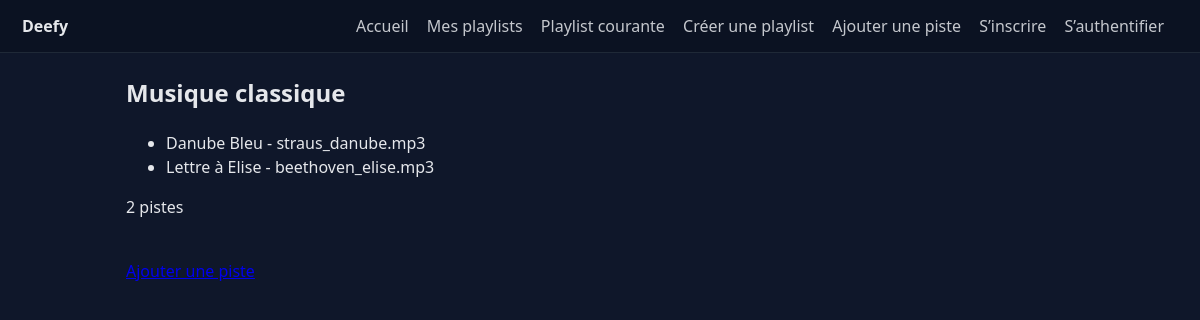
The page /?action=display-playlist&id=2 (signed in) on the database its author committed.
### tables this page shows
CREATE TABLE `playlist` (
  `id` int(11) NOT NULL AUTO_INCREMENT,
  `nom` varchar(100) NOT NULL,
  PRIMARY KEY (`id`)
);

CREATE TABLE `playlist2track` (
  `id_pl` int(11) NOT NULL,
  `id_track` int(11) NOT NULL,
  `no_piste_dans_liste` int(3) NOT NULL,
  PRIMARY KEY (`id_pl`,`id_track`),
  KEY `id_track` (`id_track`),
  CONSTRAINT `playlist2track_ibfk_1` FOREIGN KEY (`id_pl`) REFERENCES `playlist` (`id`),
  CONSTRAINT `playlist2track_ibfk_2` FOREIGN KEY (`id_track`) REFERENCES `track` (`id`)
);

CREATE TABLE `track` (
  `id` int(11) NOT NULL AUTO_INCREMENT,
  `titre` varchar(100) NOT NULL,
  `genre` varchar(30) DEFAULT NULL,
  `duree` int(3) DEFAULT NULL,
  `filename` varchar(100) DEFAULT NULL,
  `type` varchar(30) DEFAULT NULL,
  `artiste_album` varchar(30) DEFAULT NULL,
  `titre_album` varchar(30) DEFAULT NULL,
  `annee_album` int(4) DEFAULT NULL,
  `numero_album` int(11) DEFAULT NULL,
  `auteur_podcast` varchar(100) DEFAULT NULL,
  `date_posdcast` date DEFAULT NULL,
  PRIMARY KEY (`id`)
);

### index.php (called while the page is built, shortened)
<?php
$d = new Dispatcher();
$d->run();

### src/classes/audio/lists/AudioList.php (called while the page is built, shortened)
<?php
class AudioList {
    public function __construct(string $nom, array $pistes = []) {
        $this->nom = $nom;
    }
    public function __get(string $prop) {
        return $this->$prop;
    }
}

### src/classes/repository/DeefyRepository.php (called while the page is built, shortened)
<?php
class DeefyRepository {
    private \PDO $pdo;
    private static ?DeefyRepository $instance = null;
    private static array $config = [];
    private function __construct(array $conf) {
        $dsn = $conf['dsn'] ?? 'mysql:host=localhost;dbname=deefy';
        $user = $conf['user'] ?? 'root';
        $pass = $conf['pass'] ?? '';
        $this->pdo = new \PDO($dsn, $user, $pass, [
            \PDO::ATTR_ERRMODE => \PDO::ERRMODE_EXCEPTION,
            \PDO::ATTR_DEFAULT_FETCH_MODE => \PDO::FETCH_ASSOC
        ]);
    }
    public static function setConfig(string $file): void {
        $conf = parse_ini_file($file);
        self::$config = $conf;
    }
    public static function getInstance(): DeefyRepository {
        if (is_null(self::$instance)) {
            self::$instance = new DeefyRepository(self::$config);
        }
        return self::$instance;
    }
    public function findPlaylistById(int $id): ?Playlist {
        $stmt = $this->pdo->prepare("SELECT id, nom FROM playlist WHERE id = ?");
        $stmt->execute([$id]);
        $row = $stmt->fetch();
        $pl = new Playlist($row['nom']);
        $pl->id = $row['id'];
        $stmt = $this->pdo->prepare("
            SELECT t.*, p2t.no_piste_dans_liste
            FROM track t
            INNER JOIN playlist2track p2t ON t.id = p2t.id_track
            WHERE p2t.id_pl = ?
            ORDER BY p2t.no_piste_dans_liste
        ");
        $stmt->execute([$id]);
        while ($trackRow = $stmt->fetch()) {
            $track = $this->createTrackFromRow($trackRow);
            $pl->ajouterPiste($track);
        }
        return $pl;
    }
    private function createTrackFromRow(array $row): AudioTrack {
        if ($row['type'] === 'P') {
            $track = new PodcastTrack($row['titre'], $row['filename']);
            if (!empty($row['auteur_podcast'])) {
                $track->auteur = $row['auteur_podcast'];
            }
            if (!empty($row['date_posdcast'])) {
                $track->date = $row['date_posdcast'];
            }
        } else {
            $track = new AlbumTrack($row['titre'], $row['filename']);
            if (!empty($row['artiste_album'])) {
                $track->artiste = $row['artiste_album'];
            }
            if (!empty($row['titre_album'])) {
                $track->album = $row['titre_album'];
            }
            if (!empty($row['annee_album'])) {
                $track->annee = $row['annee_album'];
            }
            if (!empty($row['numero_album'])) {
                $track->numero = $row['numero_album'];
            }
        }
        $track->id = $row['id'];
        if (!empty($row['genre'])) {
            $track->genre = $row['genre'];
        }
        if (!empty($row['duree'])) {
            $track->duree = (int)$row['duree'];
        }
        return $track;
    }
}

### src/classes/audio/tracks/AudioTrack.php (called while the page is built, shortened)
<?php
class AudioTrack {
    public ?int $id = null;
    protected string $titre;
    protected string $artiste = "";
    protected string $genre = "";
    protected int $duree = 0;
    protected string $nom;
    public function __construct(string $titre, string $nom) {
        $this->titre = $titre;
        $this->nom = $nom;
    }
    public function __toString(): string {
        $arr = [
            'id' => $this->id,
            'titre' => $this->titre,
            'artiste' => $this->artiste,
            'genre' => $this->genre,
            'duree' => $this->duree,
            'nom' => $this->nom,
        ];
        return json_encode($arr);
    }
}

### src/classes/audio/tracks/AlbumTrack.php (called while the page is built, shortened)
<?php
class AlbumTrack extends AudioTrack {
    protected string $album = "";
    protected int $annee = 0;
    protected int $numero = 0;
    public function __construct(string $titre, string $nom, string $album = "", int $numero = 0) {
        $this->album = $album;
        $this->numero = $numero;
    }
    public function __toString(): string {
        $arr = json_decode(parent::__toString(), true);
        $arr['album'] = $this->album;
        $arr['annee'] = $this->annee;
        $arr['numero'] = $this->numero;
        return json_encode($arr);
    }
}

### src/classes/audio/lists/Playlist.php (called while the page is built, shortened)
<?php
class Playlist extends AudioList {
    public function ajouterPiste(AudioTrack $p): void {
        $this->pistes[] = $p;
        $this->nbPistes = count($this->pistes);
    }
}

### src/classes/render/AudioListRenderer.php (the view, shortened to what this page needs)
<?php
class AudioListRenderer extends Renderer {
    protected AudioList $list;
    public function __construct(AudioList $list) {
        $this->list = $list;
    }
    public function render(int $selector = self::COMPACT): string {
        $html = "<h2>" . htmlspecialchars($this->list->nom) . "</h2><ul>";
        foreach ($this->list->pistes as $p) {
            $data = json_decode((string)$p, true);
            $html .= "<li>" . htmlspecialchars($data['titre']) . " - " . htmlspecialchars($data['nom']) . "</li>";
        }
        $html .= "</ul><p>{$this->list->nbPistes} pistes</p>";
        return $html;
    }
}

### rows shown on the page
playlist: nom "Musique classique", id "2"
playlist2track: id_track.titre "Danube Bleu", id_track.filename "straus_danube.mp3"
playlist2track: id_track.titre "Lettre à Elise", id_track.filename "beethoven_elise.mp3"

### other values the page prints
$page "Deefy Accueil Mes playlists Playlist courante Créer une playlist Ajouter une piste S’inscrire S’authentifier"
